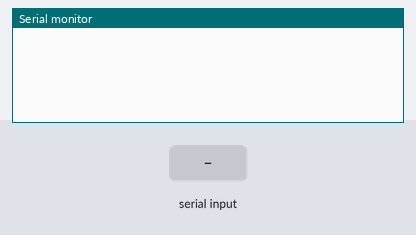
Bench run of a sketch on a simulated Arduino Uno, built with avr-gcc and run on an emulated ATmega328P. Shown: the last lines printed to the serial monitor. The test bench sets the inputs (shaded band). Storage starts empty.

Above: at 1.0 s.
1.1 s: byte 30 received over Serial
At 2.0 s:
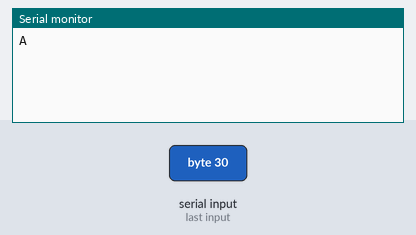
2.6 s: byte 90 received over Serial
At 4.2 s:
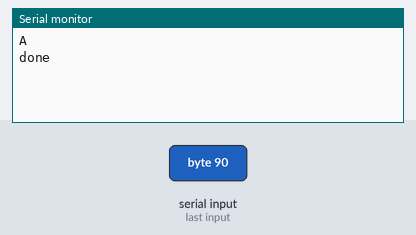

The sketch:

sdRead.ino
```cpp
#include "SD.h"
#include "SPI.h"
#define FILENAME "your file name.txt"

void setup() {
  Serial.begin(115200);
  SD.begin(10);

  // Wait for the Python program to be ready
  while (Serial.available() <= 0);
  byte dummy = Serial.read();

  // Send the content of the file to the Python program
  File f = SD.open(FILENAME);
  if (f) {
    while (f.available()) {
      Serial.write(f.read());
    }
    Serial.flush();
  }
  Serial.println();
  Serial.println("A"); // EOF signal
  f.close();

  // Wait for the Python program to send "clear file" signal
  while (Serial.available() <= 0);
  dummy = Serial.read();

  // clear the file
  SD.remove(FILENAME);
  File f1 = SD.open(FILENAME, FILE_WRITE);
  f1.close();
  delay(1000);
  Serial.println("done");
}

void loop() {
}
```

Measured:
- after the input at 1.1 s, the serial monitor: prints a new line at once (image 1)
- after the input at 2.6 s, the serial monitor: prints a new line after 1.0 s (image 2)
